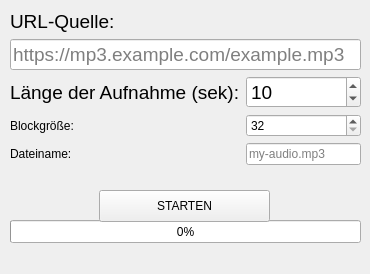
<?xml version="1.0" encoding="UTF-8"?>
<ui version="4.0">
 <class>main_widget</class>
 <widget class="QWidget" name="main_widget">
  <property name="geometry">
   <rect>
    <x>0</x>
    <y>0</y>
    <width>370</width>
    <height>274</height>
   </rect>
  </property>
  <property name="windowTitle">
   <string>Strickers Audiorecorder</string>
  </property>
  <widget class="QWidget" name="formLayoutWidget">
   <property name="geometry">
    <rect>
     <x>10</x>
     <y>10</y>
     <width>351</width>
     <height>171</height>
    </rect>
   </property>
   <layout class="QFormLayout" name="formLayout">
    <item row="3" column="0" colspan="2">
     <widget class="QLabel" name="url_label">
      <property name="font">
       <font>
        <pointsize>14</pointsize>
       </font>
      </property>
      <property name="text">
       <string>URL-Quelle:</string>
      </property>
     </widget>
    </item>
    <item row="4" column="0" colspan="2">
     <widget class="QLineEdit" name="url_line_edit">
      <property name="font">
       <font>
        <pointsize>14</pointsize>
       </font>
      </property>
      <property name="placeholderText">
       <string>https://mp3.example.com/example.mp3</string>
      </property>
     </widget>
    </item>
    <item row="5" column="0">
     <widget class="QLabel" name="length_label">
      <property name="font">
       <font>
        <pointsize>14</pointsize>
       </font>
      </property>
      <property name="text">
       <string>Länge der Aufnahme (sek):</string>
      </property>
     </widget>
    </item>
    <item row="5" column="1">
     <widget class="QSpinBox" name="length_field">
      <property name="font">
       <font>
        <pointsize>14</pointsize>
       </font>
      </property>
      <property name="minimum">
       <number>1</number>
      </property>
      <property name="maximum">
       <number>200</number>
      </property>
      <property name="value">
       <number>10</number>
      </property>
      <property name="displayIntegerBase">
       <number>10</number>
      </property>
     </widget>
    </item>
    <item row="6" column="0">
     <widget class="QLabel" name="size_label">
      <property name="text">
       <string>Blockgröße:</string>
      </property>
     </widget>
    </item>
    <item row="6" column="1">
     <widget class="QSpinBox" name="size_spin_box">
      <property name="minimum">
       <number>32</number>
      </property>
      <property name="maximum">
       <number>320</number>
      </property>
      <property name="singleStep">
       <number>8</number>
      </property>
      <property name="stepType">
       <enum>QAbstractSpinBox::DefaultStepType</enum>
      </property>
      <property name="displayIntegerBase">
       <number>10</number>
      </property>
     </widget>
    </item>
    <item row="7" column="0">
     <widget class="QLabel" name="file_name_label">
      <property name="text">
       <string>Dateiname:</string>
      </property>
     </widget>
    </item>
    <item row="7" column="1">
     <widget class="QLineEdit" name="file_name_line_edit">
      <property name="maxLength">
       <number>40</number>
      </property>
      <property name="placeholderText">
       <string>my-audio.mp3</string>
      </property>
     </widget>
    </item>
   </layout>
  </widget>
  <widget class="QProgressBar" name="progress_bar">
   <property name="geometry">
    <rect>
     <x>10</x>
     <y>220</y>
     <width>351</width>
     <height>23</height>
    </rect>
   </property>
   <property name="value">
    <number>0</number>
   </property>
  </widget>
  <widget class="QLabel" name="progress_label">
   <property name="geometry">
    <rect>
     <x>10</x>
     <y>250</y>
     <width>58</width>
     <height>16</height>
    </rect>
   </property>
   <property name="text">
    <string/>
   </property>
  </widget>
  <widget class="QPushButton" name="start_button">
   <property name="geometry">
    <rect>
     <x>99</x>
     <y>190</y>
     <width>171</width>
     <height>32</height>
    </rect>
   </property>
   <property name="text">
    <string>STARTEN</string>
   </property>
  </widget>
 </widget>
 <resources/>
 <connections/>
</ui>
